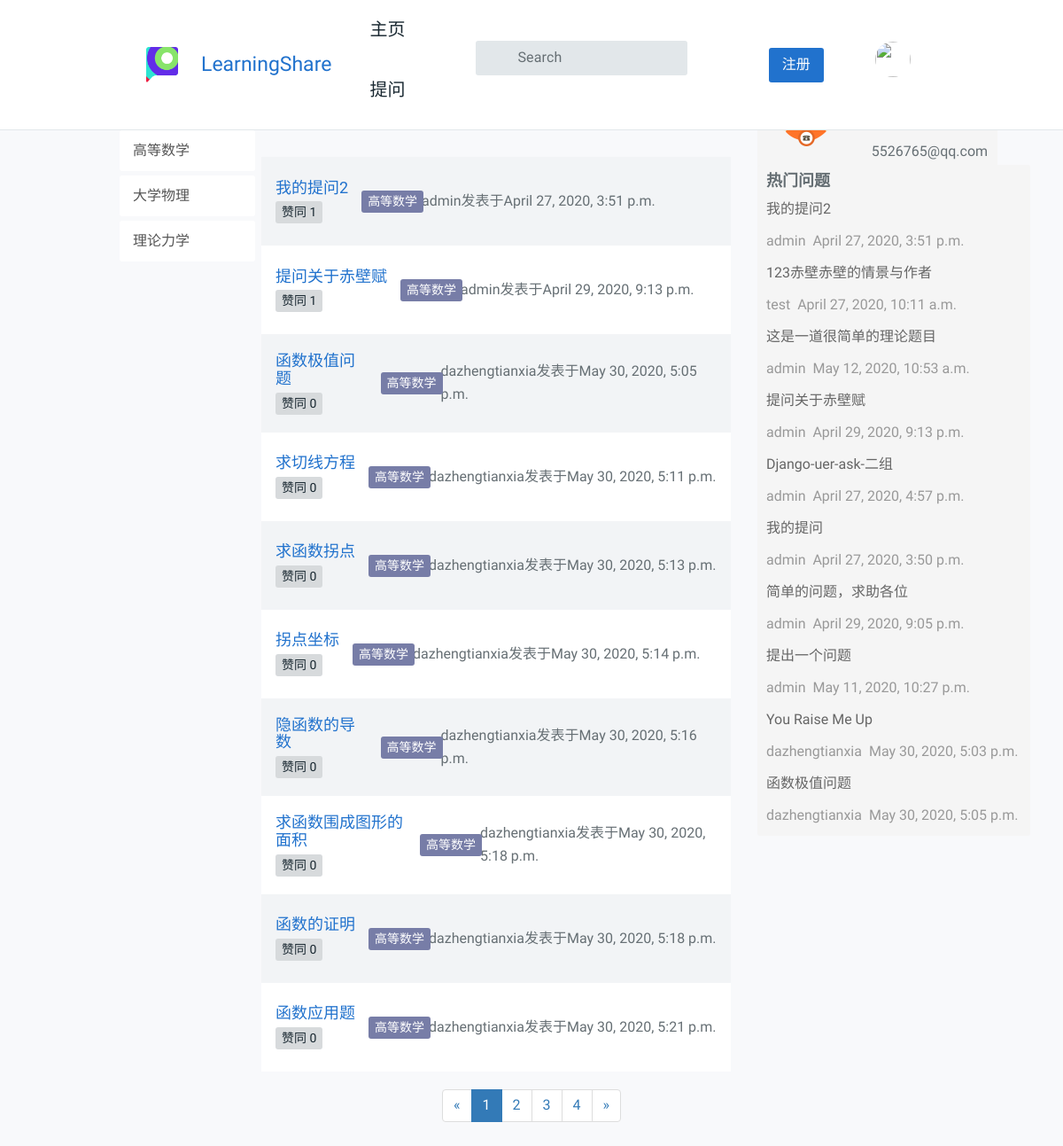
The page /question/question_index/1/ (signed in) on the database its author committed.
### CategoryApp/models.py (models this page shows)
class Category(models.Model):
    name = models.CharField(max_length=20, unique=True, verbose_name='分组名称')
    number = models.IntegerField(unique=True, verbose_name='分组序号')
    def __str__(self):
        return self.name

### QuestionApp/models.py (models this page shows, shortened)
class Question(models.Model):
    user = models.ForeignKey(User, verbose_name='提问者', related_name='questions',on_delete=models.CASCADE)
    questionTitle = models.CharField('问题标题', max_length=40, unique=True, blank=False)
    questionCategory = models.ForeignKey('CategoryApp.Category', verbose_name='板块名称', on_delete=models.CASCADE)
    questionDescription = models.TextField('详细描述')
    created=models.DateTimeField(default=timezone.now, verbose_name='发布日期')
    publishDate = models.DateTimeField(auto_now=True, verbose_name='更新日期')
    goodNum = models.IntegerField(default=0, verbose_name='赞数')
    badNum = models.IntegerField(default=0, verbose_name='反对数')
    grade = models.IntegerField(default=0, verbose_name='综合质量')
    collect = models.ManyToManyField(User, related_name='collect_question', verbose_name='收藏', blank=True)
    users_like = models.ManyToManyField(User, related_name="questions_like", blank=True)
    users_unlike = models.ManyToManyField(User, related_name="questions_unlike", blank=True)
    views = models.IntegerField(default=0, verbose_name="阅读次数")

### QuestionApp/views.py (the view)
# urls.py: path('question_index/<int:page_id>/', views.index, name='index'),
def index(request, page_id):
    category_id = request.GET.get('category_id')
    if len(request.GET) == 0:
        question_1 = Question.objects.all().order_by('-grade', 'created', 'questionTitle')
        question_2 = Question.objects.all().order_by('-views', 'created', 'questionTitle')[:10]
    else:
        question_1 = Question.objects.filter(questionCategory_id=category_id).order_by('-grade', 'created',
                                                                                       'questionTitle')
        question_2 = Question.objects.filter(questionCategory_id=category_id).order_by('-views', 'created',
                                                                                       'questionTitle')
    paginator = Paginator(question_1, 10)
    page_of_questions = paginator.page(page_id)
    current_page_num = page_of_questions.number
    page_range = list(range(max(current_page_num - 2, 1), current_page_num)) + list(
        range(current_page_num, min(current_page_num + 2, paginator.num_pages) + 1))
    if page_range[0] - 1 >= 2:
        page_range.insert(0, '...')
    if page_range[-1] <= paginator.num_pages - 2:
        page_range.insert(len(page_range), '...')
    if page_range[0] != 1:
        page_range.insert(0, 1)
    if page_range[-1] != paginator.num_pages:
        page_range.append(paginator.num_pages)
    categorys = Category.objects.all()
    context = {
        "question_1": question_1,
        "question_2": question_2,
        "categorys": categorys,
        'page_of_questions': page_of_questions,
        'page_range': page_range,
    }
    return render(request, "question/index_question.html", context=context)

### templates/question/index_question.html (shortened to what this page needs)
{% load static %}
<!DOCTYPE html>
<html lang="zh-cn">
<head>
    <link rel="stylesheet" href="{% static 'css/bootstrap.css' %}">
    <link rel="stylesheet" href="{% static 'css/bootstrap-theme.css' %}">
    <link rel="stylesheet" href="{% static 'css/style.css' %}">
    <link rel="stylesheet" href="{% static 'css/main.css' %}">
</head>
<body>
    {% include "head.html" %}
    <main id="tt-pageContent" class="tt-offset-small">
        <div class="blank">
            <p>&nbsp</p>
        </div>
        <div class="container">
            {% block register %}
            <div class="row">
            {% block content %}
                <div class="col-sm-2">
                    <div class="side-bar" style="position: fixed;">
                        <a class="list-group-item" href="{% url 'question:index' page_id=1 %}">全部&nbsp&nbsp&nbsp&nbsp&nbsp&nbsp&nbsp&nbsp&nbsp&nbsp&nbsp&nbsp&nbsp&nbsp&nbsp&nbsp&nbsp&nbsp&nbsp&nbsp&nbsp&nbsp&nbsp</a>
                        {% for category in categorys %}
                        <a class="list-group-item" href="/question/question_index/1/?category_id={{ category.id }}">{{ category.name}}</a>
                        {% endfor %}
                    </div>
                </div>
                <div class="col-sm-7">
                    <div class="tt-topic-list">
                        <div class="tt-list-header">
                            <div class="tt-col-topic">
                                <h2>Question List</h2>
                            </div>
                        </div>
                        {% with total_likes=question.users_like.count  users_like=question.users_like.all %}
                        {% for question in page_of_questions %}
                        <div class="tt-item">
                            <div class="tt-row-descrption">
                                <h4 class="tt-title"><a href="{% url 'question:question_content' question_id=question.id %}">
                                        {{question.questionTitle}}
                                </a></h4>
                                <div class="row align-items-center no-gutters">
                                    <div class="col-11">
                                        <ul class="tt-list-badge">
                                            <li><a href="#"><span class="tt-badge">赞同 {{ question.users_like.count }}</span></a></li>
                                        </ul>
                                    </div>
                                </div>
                            </div>
                            <div class="tt-col-category"><span
                                    class="tt-color04 tt-badge">{{ question.questionCategory }}</span></div>
                            <div class="col-ms-3">{{ question.user }}发表于{{ question.created }}</div>
                        </div>
                        {% endfor %}
                        {% endwith %}
                    </div>
                </div>
                {% endblock %}
                <div class="col-sm-3" >
                    <div class="side-bar-well clearfix" style="position: fixed;">
                        <div class="col-sm-5"><img src="{% static 'images/support.png' %}"></div>
                        <div class="col-sm-7">
                            <p class="side-bar-well-title">欢迎联系我们</p>
                            <p>5526765@qq.com</p>
                        </div>
                    </div>
                    <div class="side-bar-well" style="position: fixed; margin-top:90px">
                        <strong class="side-bar-well-title">热门问题</strong>
                        {% for question in question_2 %}
                        <a href="{% url 'question:question_content' question_id=question.id %}" class="news-item">
                            <div class="news-title">{{question.questionTitle}}</div>
                        </a>
                        <div class="news-info">
                            <span>{{ question.user }}</span>
                            <span>&nbsp{{question.created}}&nbsp</span>
                        </div>
                        {% endfor %}
                    </div>
                </div>
                {% endblock %}
            </div>
        </div>
         <div class="text-center">
            <ul class="pagination" >
            <li>
                {% if page_of_questions.has_previous %}
                    <a href="{% url 'question:index' page_id=page_of_questions.previous_page_number %}" aria-label="Previous">
                        <span aria-hidden="true">&laquo;</span>
                    </a>
                {% else %}
                    <span aria-hidden="true">&laquo;</span>
                {% endif %}
            </li>
                {% for page_num in page_range %}
                    {% if page_num == page_of_questions.number %}
                        <li class="active"><a href="{% url 'question:index' page_id=page_num %}">{{ page_num }}</a></li>
                    {% else %}
                        {% if page_num == '...' %}
                            <li><span>{{ page_num }}</span></li>
                        {% else %}
                            <li><a href="{% url 'question:index' page_id=page_num %}">{{ page_num }}</a></li>
                        {% endif %}
                    {% endif %}
                {% endfor %}
            <li>
                {% if page_of_questions.has_next %}
                    <a href="{% url 'question:index' page_id=page_of_questions.next_page_number %}" aria-label="Next">
                        <span aria-hidden="true">&raquo;</span>
                    </a>
                 {% else %}
                    <span aria-hidden="true">&raquo;</span>
                 {% endif %}
            </li>
            </ul>
            </div>
    </main>
</body>
</html>

### static/css/main.css (style rules this page uses)
.side-bar .list-group-item { border: 0; border-radius: 3px; margin-bottom: 5px; }
.side-bar-well { padding: 5px; background: #f5f5f5; margin-bottom: 10px; border-radius: 3px; }
.side-bar-well-title { font-size: 18px; padding:0px; margin-bottom: 0cm; }
.news-item { display: block; color: #666; }
.side-bar-well > * { padding: 5px; }
.news-info { color: #999; padding: 5px; }

### rows shown on the page
Category: name "高等数学"
Category: name "大学物理"
Category: name "理论力学"
Question: questionTitle "我的提问2", users_like.count "1", questionCategory "高等数学", user "admin", created "April 27, 2020, 3:51 p.m."
Question: questionTitle "提问关于赤壁赋", users_like.count "1", questionCategory "高等数学", user "admin", created "April 29, 2020, 9:13 p.m."
Question: questionTitle "函数极值问题", users_like.count "0", questionCategory "高等数学", user "dazhengtianxia", created "May 30, 2020, 5:05 p.m."
Question: questionTitle "求切线方程", users_like.count "0", questionCategory "高等数学", user "dazhengtianxia", created "May 30, 2020, 5:11 p.m."
Question: questionTitle "求函数拐点", users_like.count "0", questionCategory "高等数学", user "dazhengtianxia", created "May 30, 2020, 5:13 p.m."
Question: questionTitle "拐点坐标", users_like.count "0", questionCategory "高等数学", user "dazhengtianxia", created "May 30, 2020, 5:14 p.m."
Question: questionTitle "隐函数的导数", users_like.count "0", questionCategory "高等数学", user "dazhengtianxia", created "May 30, 2020, 5:16 p.m."
Question: questionTitle "求函数围成图形的面积", users_like.count "0", questionCategory "高等数学", user "dazhengtianxia", created "May 30, 2020, 5:18 p.m."
Question: questionTitle "函数的证明", users_like.count "0", questionCategory "高等数学", user "dazhengtianxia", created "May 30, 2020, 5:18 p.m."
Question: questionTitle "函数应用题", users_like.count "0", questionCategory "高等数学", user "dazhengtianxia", created "May 30, 2020, 5:21 p.m."
Question: questionTitle "123赤壁赤壁的情景与作者", user "test", created "April 27, 2020, 10:11 a.m."
Question: questionTitle "这是一道很简单的理论题目", user "admin", created "May 12, 2020, 10:53 a.m."
Question: questionTitle "Django-uer-ask-二组", user "admin", created "April 27, 2020, 4:57 p.m."
Question: questionTitle "我的提问", user "admin", created "April 27, 2020, 3:50 p.m."
Question: questionTitle "简单的问题，求助各位", user "admin", created "April 29, 2020, 9:05 p.m."
Question: questionTitle "提出一个问题", user "admin", created "May 11, 2020, 10:27 p.m."
Question: questionTitle "You Raise Me Up", user "dazhengtianxia", created "May 30, 2020, 5:03 p.m."

### other values the page prints
{{ page_num }} "1"
{{ page_num }} "2" "3" "4"
